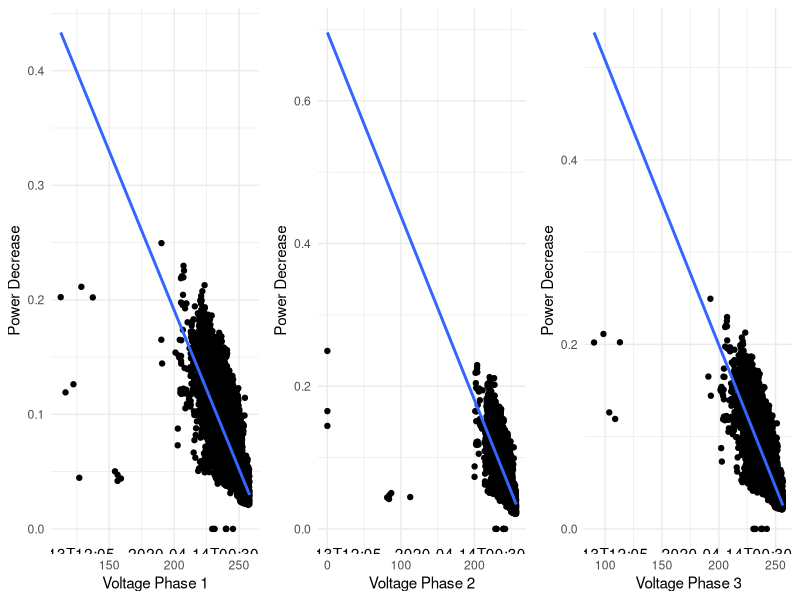

Here is the R script that generated this plot:
library(MASS)
library(ggplot2)
library(readxl)
library(gridExtra)

# Read the data from the Excel file
data <- read_excel("Dataset.xlsx")

# Combine the extracted data into a single data frame
df <- data.frame(
  time = data[[2]],  # Assuming time is in the 2nd column
  voltage_phase_1 = data[[3]],
  voltage_phase_2 = data[[4]],
  voltage_phase_3 = data[[5]],
  current_phase_1 = data[[6]],
  current_phase_2 = data[[7]],
  current_phase_3 = data[[8]],
  active_power_phase_1 = data[[12]],
  active_power_phase_2 = data[[13]],
  active_power_phase_3 = data[[14]]
)

# Create a new variable for power decrease based on voltage increase
df$power_decrease <- (df$active_power_phase_1 + df$active_power_phase_2 + df$active_power_phase_3) / (df$voltage_phase_1 + df$voltage_phase_2 + df$voltage_phase_3)

# Fit linear regression models for each phase
linear_model_phase_1 <- lm(power_decrease ~ voltage_phase_1, data = df)
linear_model_phase_2 <- lm(power_decrease ~ voltage_phase_2, data = df)
linear_model_phase_3 <- lm(power_decrease ~ voltage_phase_3, data = df)

# Obtain the summary of the models
print(summary(linear_model_phase_1))
print(summary(linear_model_phase_2))
print(summary(linear_model_phase_3))

print(aic_lm_phase_1 <- AIC(linear_model_phase_1))
print(bic_lm_phase_1 <- BIC(linear_model_phase_1))
print(goodness_of_fit_lm_phase_1 <- summary(linear_model_phase_1)$r.squared)

print(aic_lm_phase_2 <- AIC(linear_model_phase_2))
print(bic_lm_phase_2 <- BIC(linear_model_phase_2))
print(goodness_of_fit_lm_phase_2 <- summary(linear_model_phase_2)$r.squared)

print(aic_lm_phase_3 <- AIC(linear_model_phase_3))
print(bic_lm_phase_3 <- BIC(linear_model_phase_3))
print(goodness_of_fit_lm_phase_3 <- summary(linear_model_phase_3)$r.squared)

# Plot the relationship between voltage and power decrease for each phase using linear regression
plot_phase_1 <- ggplot(df, aes(x = voltage_phase_1, y = power_decrease)) +
  geom_point() +
  geom_smooth(method = "lm", se = FALSE) +
  labs(x = "Voltage Phase 1", y = "Power Decrease") +
  theme_minimal() +
  annotate("text", x = Inf, y = -Inf, hjust = 1, label = paste("Time Range:", min(df$time), "-", max(df$time)))

plot_phase_2 <- ggplot(df, aes(x = voltage_phase_2, y = power_decrease)) +
  geom_point() +
  geom_smooth(method = "lm", se = FALSE) +
  labs(x = "Voltage Phase 2", y = "Power Decrease") +
  theme_minimal() +
  annotate("text", x = Inf, y = -Inf, hjust = 1, label = paste("Time Range:", min(df$time), "-", max(df$time)))

plot_phase_3 <- ggplot(df, aes(x = voltage_phase_3, y = power_decrease)) +
  geom_point() +
  geom_smooth(method = "lm", se = FALSE) +
  labs(x = "Voltage Phase 3", y = "Power Decrease") +
  theme_minimal() +
  annotate("text", x = Inf, y = -Inf, hjust = 1, label = paste("Time Range:", min(df$time), "-", max(df$time)))

# Show the regression plots side by side
print(grid.arrange(plot_phase_1, plot_phase_2, plot_phase_3, ncol = 3))